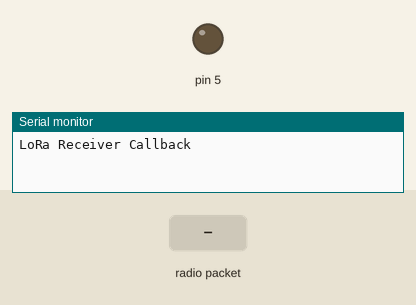
A sketch run on a simulated Arduino Uno, built with avr-gcc and run on an emulated ATmega328P. On the bench: output pins drawn as LEDs (lit = HIGH), the last lines printed to the serial monitor. Dashed ring = blinking. Inputs (shaded band) come from the test bench. No radio packets arrive unless stated.

Above: at 1.2 s.
1.3 s: radio packet "5" arrives
At 1.55 s:
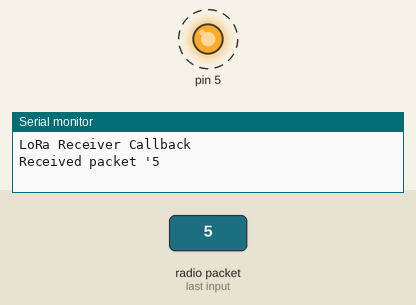
4.3 s: radio packet "90" arrives
At 4.55 s:
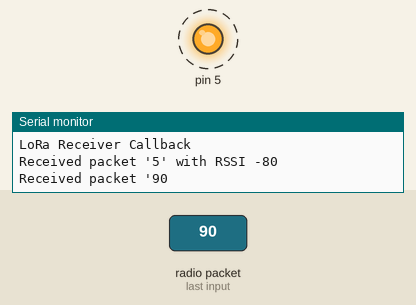
Timing chart, 0 to 13.3 s (numbered marks = the images above; inputs shaded):
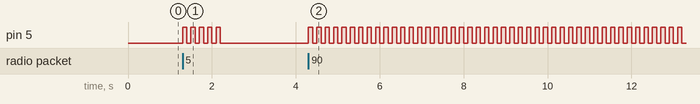

Measured:
- after the input at 1.3 s, pin 5: alternates HIGH for 0.10 s and LOW for 0.10 s, 10 changes in all, then stays LOW, starting at once
- after the input at 4.3 s, pin 5: alternates HIGH for 0.10 s and LOW for 0.10 s, starting at once

The sketch:

ex_rec.ino
```cpp
#include <SPI.h>
#include <LoRa.h>

#ifdef ARDUINO_SAMD_MKRWAN1300
#error "This example is not compatible with the Arduino MKR WAN 1300 board!"
#endif

void setup() {


  Serial.begin(9600);
  while (!Serial);

  Serial.println("LoRa Receiver Callback");

  pinMode(5, OUTPUT);

  if (!LoRa.begin(915E6)) {
    Serial.println("Starting LoRa failed!");
    while (1);
  }
}

void loop() {
  int packetSize = LoRa.parsePacket();
  String tot = "";
  if (packetSize) {
    // received a packet
    Serial.print("Received packet '");

    // read packet
    //char thing = "";
    while (LoRa.available()) {
      char thing = (char)LoRa.read();
      Serial.print(thing);
      tot += thing;
    }

    if (tot.toInt() > 0){
      for (int i = 0; i < tot.toInt(); i++){
        digitalWrite(5, HIGH);
        delay(100);
        digitalWrite(5, LOW);
        delay(100);
      }
    }


    // print RSSI of packet
    Serial.print("' with RSSI ");
    Serial.println(LoRa.packetRssi());
    delay(100);
  }
}
```
